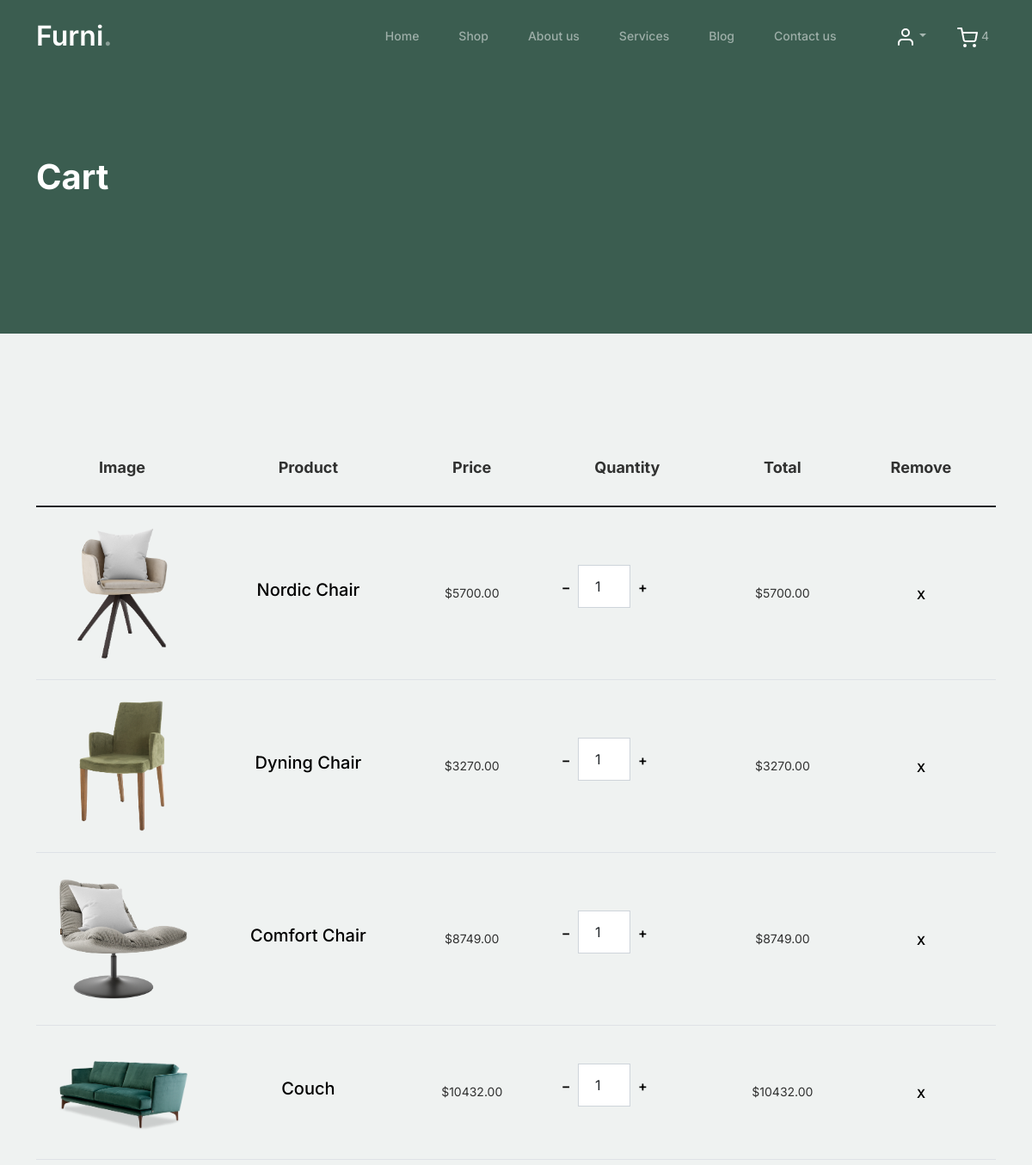
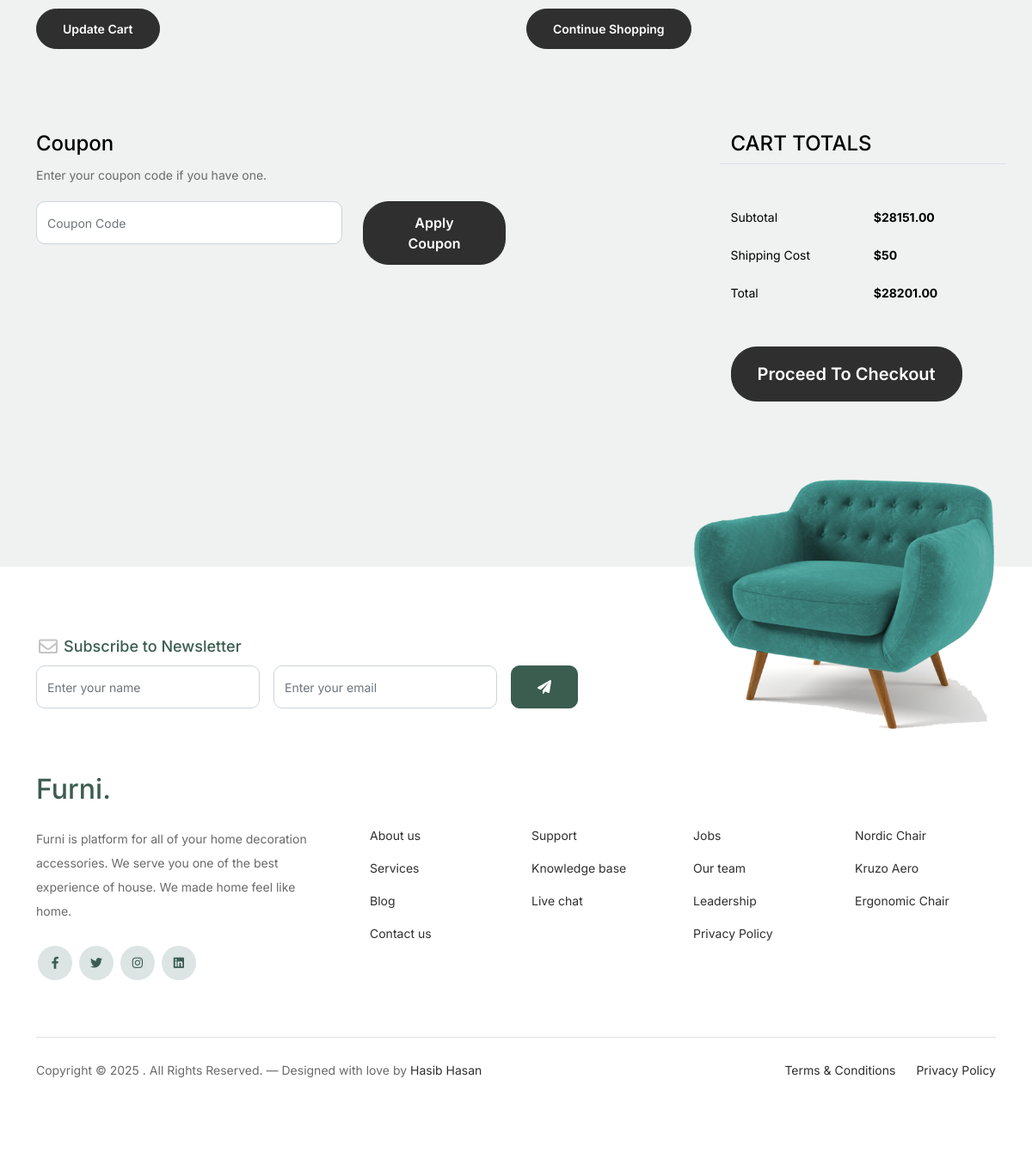
Screenshot of /shop/cart/ (signed in) with the database file from the repository (2 pictures, top to bottom).
### Shop/models.py (models this page shows, shortened)
class Cart(models.Model):
    user = models.OneToOneField(User, on_delete=models.CASCADE)
    create_at = models.DateTimeField(auto_now_add=True)

class Product(models.Model):
    image = models.ImageField(upload_to='Shop/media/uploads')
    title = models.CharField(max_length=50)
    price = models.DecimalField(max_digits=10, decimal_places=3)

### Shop/views.py (the view, shortened to what this page needs)
# urls.py: path('cart/', views.view_cart, name='cart'),
def view_cart(request):
    if request.user.is_authenticated:
        cart, created = Cart.objects.get_or_create(user=request.user)
        items = cart.items.all()
        items_with_total = [
            {
                'product': item.product,
                'quantity': item.quantity,
                'total_price': float(item.product.price) * item.quantity  # Calculate total price for each CartItem
            }
            for item in items
        ]
        subtotal = sum(item['total_price'] for item in items_with_total)
    shipping_cost = 50
    total = subtotal + shipping_cost
    context = {
        'items': items_with_total,  # Pass the modified list with total_price
        'subtotal': subtotal,
        'shipping_cost': shipping_cost,
        'total': total,
    }
    return render(request, 'cart.html', context)

### Shop/templates/cart.html (shortened to what this page needs)
{% extends "base.html" %}
{% load static %}
{% block body %}
  <body>
    <div class="hero">
      <div class="container">
        <div class="row justify-content-between">
          <div class="col-lg-5">
            <div class="intro-excerpt">
              <h1>Cart</h1>
            </div>
          </div>
          <div class="col-lg-7"></div>
        </div>
      </div>
    </div>
    <div class="untree_co-section before-footer-section">
      <div class="container">
        <div class="row mb-5">
          <form id="update-cart-form" class="col-md-12" method="post" action="{% url 'update_cart' %}">
            <div class="site-blocks-table">
              <table class="table">
                <thead>
                  <tr>
                    <th class="product-thumbnail">Image</th>
                    <th class="product-name">Product</th>
                    <th class="product-price">Price</th>
                    <th class="product-quantity">Quantity</th>
                    <th class="product-total">Total</th>
                    <th class="product-remove">Remove</th>
                  </tr>
                </thead>
                <tbody>
                  {% for item in items %}
                    <tr id="cart-item-{{ item.product.id }}">
                      <td class="product-thumbnail">
                        <img src="{{ item.product.image.url }}" alt="{{ item.product.title }}" class="img-fluid">
                      </td>
                      <td class="product-name">
                        <h2 class="h5 text-black">{{ item.product.title }}</h2>
                      </td>
                      <td>${{ item.product.price|floatformat:2 }}</td>
                      <td>
                        <div class="input-group mb-3 d-flex align-items-center quantity-container" style="max-width: 120px;">
                          <div class="input-group-prepend">
                            <button class="btn btn-outline-black decrease" type="button">&minus;</button>
                          </div>
                          <input type="number" class="form-control text-center quantity-amount" name="quantity_{{ item.product.id }}" value="{{ item.quantity }}" min="1">
                          <div class="input-group-append">
                            <button class="btn btn-outline-black increase" type="button">&plus;</button>
                          </div>
                        </div>
                      </td>
                      <td id="total-price-{{ item.product.id }}">${{ item.total_price|floatformat:2 }}</td>
                      <td>
                        <button type="button" class="btn btn-black btn-sm" onclick="removeFromCart('{% url 'remove_from_cart' item.product.id %}', '{{ item.product.id }}')">X</button>
                      </td>
                    </tr>
                  {% empty %}
                  <tr>
                    <td colspan="6" class="text-center">Your cart is empty</td>
                  </tr>
                  {% endfor %}
                </tbody>
              </table>
            </div>
            <div class="row mb-5">
              <div class="col-md-6 mb-3 mb-md-0">
                <button type="button" class="btn btn-black btn-sm btn-block" id="update-cart-btn">Update Cart</button>
              </div>
              <div class="col-md-6">
                <a href="{% url 'shop' %}" class="btn btn-outline-black btn-sm btn-block">Continue Shopping</a>
              </div>
            </div>
          </form>
        </div>
        <div class="row">
          <div class="col-md-6">
            <div class="row mb-5">
              <div class="col-md-12">
                <label class="text-black h4" for="coupon">Coupon</label>
                <p>Enter your coupon code if you have one.</p>
              </div>
              <div class="col-md-8 mb-3 mb-md-0">
                <input type="text" class="form-control py-3" id="coupon" placeholder="Coupon Code">
              </div>
              <div class="col-md-4">
                <button class="btn btn-black">Apply Coupon</button>
              </div>
            </div>
          </div>
          <div class="col-md-6 pl-5">
            <div class="row justify-content-end">
              <div class="col-md-7">
                <div class="row">
                  <div class="col-md-12 text-right border-bottom mb-5">
                    <h3 class="text-black h4 text-uppercase">Cart Totals</h3>
                  </div>
                </div>
                <div class="row mb-3">
                  <div class="col-md-6">
                    <span class="text-black">Subtotal</span>
                  </div>
                  <div class="col-md-6 text-right">
                    <strong id="cart-subtotal" class="text-black">${{ subtotal|floatformat:2 }}</strong>
                  </div>
                </div>
                <div class="row mb-3">
                  <div class="col-md-6">
                    <span class="text-black">Shipping Cost</span>
                  </div>
                  <div class="col-md-6 text-right">
                    <strong class="text-black">$50</strong>
                  </div>
                </div>
                <div class="row mb-5">
                  <div class="col-md-6">
                    <span class="text-black">Total</span>
                  </div>
                  <div class="col-md-6 text-right">
                    <strong id="cart-total" class="text-black">${{ total|floatformat:2 }}</strong>
                  </div>
                </div>
                <div class="row">
                  <div class="col-md-12">
                    <button class="btn btn-black btn-lg py-3 btn-block" onclick="window.location='{% url "checkout" %}'">Proceed To Checkout</button>
                  </div>
                </div>
              </div>
            </div>
          </div>
        </div>
      </div>
    </div>
  {% endblock %}

### templates/base.html (shortened to what this page needs)
{% load static %}
<!DOCTYPE html>
<html lang="en">
  <head>
    <link href="{% static 'css/bootstrap.min.css' %}" rel="stylesheet" />
    <link
      href="https://cdnjs.cloudflare.com/ajax/libs/font-awesome/6.0.0-beta3/css/all.min.css"
      rel="stylesheet"
    />
    <link href="{% static 'css/tiny-slider.css' %}" rel="stylesheet" />
    <link href="{% static 'css/style.css' %}" rel="stylesheet" />
  </head>
  <body>
    <nav
      class="custom-navbar navbar navbar navbar-expand-md navbar-dark bg-dark"
      arial-label="Furni navigation bar"
    >
      <div class="container">
        <a class="navbar-brand" href="{% url "home" %}">Furni<span>.</span></a>
        <div class="collapse navbar-collapse" id="navbarsFurni">
          <ul class="custom-navbar-nav navbar-nav ms-auto mb-2 mb-md-0">
            <li class="nav-item {% if request.resolver_match.url_name == 'home' %}active{% endif %}">
              <a class="nav-link" href="{% url 'home' %}">Home</a>
            </li>
            <li class="nav-item {% if request.resolver_match.url_name == 'shop' %}active{% endif %}">
              <a class="nav-link" href="{% url 'shop' %}">Shop</a>
            </li>
            <li class="nav-item {% if request.resolver_match.url_name == 'about' %}active{% endif %}">
              <a class="nav-link" href="{% url 'about' %}">About us</a>
            </li>
            <li class="nav-item {% if request.resolver_match.url_name == 'service' %}active{% endif %}">
              <a class="nav-link" href="{% url 'service' %}">Services</a>
            </li>
            <li class="nav-item {% if request.resolver_match.url_name == 'blog' %}active{% endif %}">
              <a class="nav-link" href="{% url 'blog' %}">Blog</a>
            </li>
            <li class="nav-item {% if request.resolver_match.url_name == 'contact' %}active{% endif %}">
              <a class="nav-link" href="{% url 'contact' %}">Contact us</a>
            </li>
          </ul>
          <ul class="custom-navbar-cta navbar-nav mb-2 mb-md-0 ms-5">
            <li class="nav-item">
              <div class="dropdown">
                <a class="nav-link dropdown-toggle" href="#" role="button" data-bs-toggle="dropdown" aria-expanded="false">
                  <img src="{% static "images/user.svg" %}" />
                </a>
              </div>
            </li>
            <li>
              <a class="nav-link" href="{% url "cart" %}">
				<img src="{% static "images/cart.svg" %}" />
				{% if user.is_authenticated %}
				{% with cart=user.cart %}
					<span class="cart-count" id="cart-count">{{ cart.items.count }}</span>
				{% endwith %}
				{% endif %}
			</a>
            </li>
          </ul>
        </div>
      </div>
    </nav>
    {% block body %}
    {% endblock %}
    <footer class="footer-section">
      <div class="container relative">
        <div class="sofa-img">
          <img
            src="{% static 'images/sofa.png' %}"
            alt="Image"
            class="img-fluid"
          />
        </div>
        <div class="row">
          <div class="col-lg-8">
            <div class="subscription-form">
              <h3 class="d-flex align-items-center">
                <span class="me-1"
                  ><img
                    src="{% static 'images/envelope-outline.svg' %}"
                    alt="Image"
                    class="img-fluid" /></span
                ><span>Subscribe to Newsletter</span>
              </h3>
              <form action="#" class="row g-3">
                <div class="col-auto">
                  <input
                    type="text"
                    class="form-control"
                    placeholder="Enter your name"
                  />
                </div>
                <div class="col-auto">
                  <input
                    type="email"
                    class="form-control"
                    placeholder="Enter your email"
                  />
                </div>
                <div class="col-auto">
                  <button class="btn btn-primary">
                    <span class="fa fa-paper-plane"></span>
                  </button>
                </div>
              </form>
            </div>
          </div>
        </div>
        <div class="row g-5 mb-5">
          <div class="col-lg-4">
            <div class="mb-4 footer-logo-wrap">
              <a href="#" class="footer-logo">Furni<span>.</span></a>
            </div>
            <p class="mb-4">
              Furni is platform for all of your home decoration accessories. We serve you one of the best experience of house. We made home feel like home.
            </p>
            <ul class="list-unstyled custom-social">
              <li>
                <a href="#"><span class="fa fa-brands fa-facebook-f"></span></a>
              </li>
              <li>
                <a href="#"><span class="fa fa-brands fa-twitter"></span></a>
              </li>
              <li>
                <a href="#"><span class="fa fa-brands fa-instagram"></span></a>
              </li>
              <li>
                <a href="#"><span class="fa fa-brands fa-linkedin"></span></a>
              </li>
            </ul>
          </div>
          <div class="col-lg-8">
            <div class="row links-wrap">
              <div class="col-6 col-sm-6 col-md-3">
                <ul class="list-unstyled">
                  <li><a href="{% url "about" %}">About us</a></li>
                  <li><a href="{% url "service" %}">Services</a></li>
                  <li><a href="{% url "blog" %}">Blog</a></li>
                  <li><a href="{% url "contact" %}">Contact us</a></li>
                </ul>
              </div>
              <div class="col-6 col-sm-6 col-md-3">
                <ul class="list-unstyled">
                  <li><a href="#">Support</a></li>
                  <li><a href="#">Knowledge base</a></li>
                  <li><a href="#">Live chat</a></li>
                </ul>
              </div>
              <div class="col-6 col-sm-6 col-md-3">
                <ul class="list-unstyled">
                  <li><a href="#">Jobs</a></li>
                  <li><a href="#">Our team</a></li>
                  <li><a href="#">Leadership</a></li>
                  <li><a href="#">Privacy Policy</a></li>
                </ul>
              </div>
              <div class="col-6 col-sm-6 col-md-3">
                <ul class="list-unstyled">
                  <li><a href="#">Nordic Chair</a></li>
                  <li><a href="#">Kruzo Aero</a></li>
                  <li><a href="#">Ergonomic Chair</a></li>
                </ul>
              </div>
            </div>
          </div>
        </div>
        <div class="border-top copyright">
          <div class="row pt-4">
            <div class="col-lg-6">
              <p class="mb-2 text-center text-lg-start">
                Copyright &copy;
                . All Rights Reserved. &mdash; Designed with love by
                <a href="https://www.linkedin.com/in/hasiblnkd/">Hasib Hasan</a>
              </p>
            </div>
            <div class="col-lg-6 text-center text-lg-end">
              <ul class="list-unstyled d-inline-flex ms-auto">
                <li class="me-4"><a href="#">Terms &amp; Conditions</a></li>
                <li><a href="#">Privacy Policy</a></li>
              </ul>
            </div>
          </div>
        </div>
      </div>
    </footer>
</body>

### rows the page displays
Cart: items.count "4"
Product: product.image (picture), product "Nordic Chair", product.price "5700.00", quantity "1", total_price "5700.00"
Product: product.image (picture), product "Dyning Chair", product.price "3270.00", quantity "1", total_price "3270.00"
Product: product.image (picture), product "Comfort Chair", product.price "8749.00", quantity "1", total_price "8749.00"
Product: product.image (picture), product "Couch", product.price "10432.00", quantity "1", total_price "10432.00"

### other values shown
{{ subtotal|floatformat:2 }} "28151.00"
{{ total|floatformat:2 }} "28201.00"
